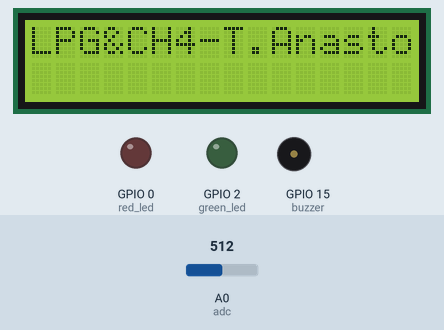
This program was run on a simulated ESP8266 board running MicroPython. Shown: 16×2 character LCD, output pins drawn as LEDs (lit = HIGH, except the on-board LED, lit = LOW), buzzer (waves = sounding, pin HIGH). The inputs (shaded band) are chosen by the test bench; at power-on: A0 (adc) = 512 (analog values on the 0–1023 scale). What the program prints to the serial console is not drawn.

Above: at 25.1 s.
At 28.1 s:
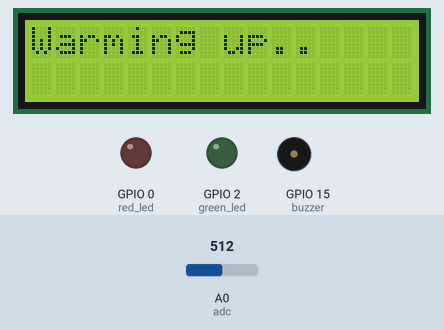
Timing chart, 0 to 29.6 s (numbered marks = the images above):
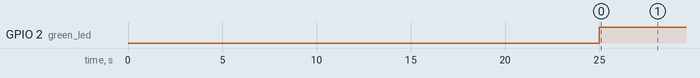

Measured:
- by itself, GPIO 2 (green_led): LOW → HIGH at 25.0 s
- what the display in image 0 shows lasts 3.0 s, from 25.0 s to 28.0 s

The program:

main.py
```python
# Anastopoulos Theocharis @2024
from mq9 import MQ
from machine import Pin, I2C
from time import sleep
import lcd

# Initialize the MQ sensor
mq = MQ()

# Initialize LEDs and buzzer
green_led = Pin(2, Pin.OUT)
red_led = Pin(0, Pin.OUT)
buzzer = Pin(15, Pin.OUT)

# Turn on the green LED to indicate the ESP8266 is running
green_led.on()

# Initialize the I2C bus and LCD
i2c = I2C(scl=Pin(5), sda=Pin(4))
lcd = lcd.LCD1602(i2c)

# Function to display sensor readings on the LCD
def display_lcd(lpg, ch4):
    lcd.clear()
    lcd.print("LPG: {:.2f} ppm".format(lpg), 0, 0)
    lcd.print("CH4: {:.2f} ppm".format(ch4), 0, 1)

# Display startup message on LCD
lcd.clear()
lcd.print("LPG&CH4-T.Anasto", 0, 0)

sleep(3)  # Display message for 3 seconds
lcd.clear()
lcd.print("Warming up..")
sleep(120)  # 2 minutes of warm-up time (for more accurate readings raise this number)
# Clear LCD after startup message
lcd.clear()

# Main loop
while True:
    perc = mq.MQPercentage()
    lpg = perc["GAS_LPG"]
    ch4 = perc["CH4"]

    print("LPG: %g ppm, CH4: %g ppm" % (lpg, ch4))

    # Update the LCD display
    display_lcd(lpg, ch4)

    # Check if gas levels exceed 40 ppm
    if lpg > 15 or ch4 > 20:
        # If gas levels are high, turn on LEDs and buzzer
        red_led.on()
        buzzer.on()
    else:
        # If gas levels are below threshold, turn off LEDs and buzzer
        red_led.off()
        buzzer.off()

    # Wait for 5 seconds before the next reading
    sleep(5)
```

mq9.py
```python
# imported from https://github.com/leech001/MQ9/blob/master/mq9.py - leech001

import time
import math
from machine import ADC

class MQ:
    # Hardware Related Macros
    RL_VALUE = 10  # define the load resistance on the board, in kilo ohms
    RO_CLEAN_AIR_FACTOR = 9.83
    # RO_CLEAR_AIR_FACTOR=(Sensor resistance in clean air)/RO, which is derived from the chart in datasheet

    # Software Related Macros
    CALIBARAION_SAMPLE_TIMES = 50  # define how many samples you are going to take in the calibration phase
    CALIBRATION_SAMPLE_INTERVAL = 500  # define the time interval(in milliseconds) between each sample in the calibration phase
    READ_SAMPLE_INTERVAL = 50  # define how many samples you are going to take in normal operation
    READ_SAMPLE_TIMES = 5  # define the time interval(in milliseconds) between each sample in normal operation

    # Application Related Macros
    GAS_LPG = 0
    GAS_CH4 = 1

    def __init__(self, ro=10):
        self.ro = ro
        self.adc = ADC(0)

        self.LPGCurve = [2.3, 0.21, -0.45]  # two points are taken from the curve.
        # with these two points, a line is formed which is "approximately equivalent"
        # to the original curve.
        # data format:{ x, y, slope}; point1: (lg200, 0.21), point2: (lg10000, -0.59)
        self.CH4Curve = [2.3, 0.50, -0.35]  # two points are taken from the curve.
        # with these two points, a line is formed which is "approximately equivalent"
        # to the original curve.
        # data format:[ x, y, slope]; point1: (lg200, 0.50), point2: (lg10000,  0.15)

        print("Calibrating...")
        self.ro = self.MQCalibration()
        print("Calibration is done...\n")
        print("Ro=%f kohm" % self.ro)

    def MQPercentage(self):
        val = {}
        read = self.MQRead()
        try:
            val["GAS_LPG"] = self.MQGetGasPercentage(read / self.ro, self.GAS_LPG)
            val["CH4"] = self.MQGetGasPercentage(read / self.ro, self.GAS_CH4)
        except ValueError:
            # Handle math domain error gracefully
            val["GAS_LPG"] = 0
            val["CH4"] = 0
        return val

    def MQResistanceCalculation(self, raw_adc):
        return float(self.RL_VALUE * (1023.0 - raw_adc) / float(raw_adc))

    def MQCalibration(self):
        val = 0.0
        for i in range(self.CALIBARAION_SAMPLE_TIMES):  # take multiple samples
            val += self.MQResistanceCalculation(self.adc.read())
            time.sleep(self.CALIBRATION_SAMPLE_INTERVAL / 1000.0)

        val = val / self.CALIBARAION_SAMPLE_TIMES  # calculate the average value

        val = val / self.RO_CLEAN_AIR_FACTOR  # divided by RO_CLEAN_AIR_FACTOR yields the Ro
        # according to the chart in the datasheet
        return val

    def MQRead(self):
        rs = 0.0
        for i in range(self.READ_SAMPLE_TIMES):
            rs += self.MQResistanceCalculation(self.adc.read())
            time.sleep(self.READ_SAMPLE_INTERVAL / 1000.0)
        rs = rs / self.READ_SAMPLE_TIMES
        return rs

    def MQGetGasPercentage(self, rs_ro_ratio, gas_id):
        if gas_id == self.GAS_LPG:
            return self.MQGetPercentage(rs_ro_ratio, self.LPGCurve)
        elif gas_id == self.GAS_CH4:
            return self.MQGetPercentage(rs_ro_ratio, self.CH4Curve)
        return 0

    def MQGetPercentage(self, rs_ro_ratio, pcurve):
        try:
            return math.pow(10, (((math.log(rs_ro_ratio) - pcurve[1]) / pcurve[2]) + pcurve[0]))
        except ValueError:
            return 0
```

lcd.py
```python
# lcd.py
# LCD1602 I2C Display Library for MicroPython
# This library provides basic functions to control a 16x2 LCD via I2C.

import time
from machine import I2C, Pin

class LCD1602:
    def __init__(self, i2c, addr=0x27):
        self.i2c = i2c
        self.addr = addr
        self.backlight = 0x08
        self.init_lcd()

    def send(self, data, mode):
        highnib = data & 0xF0
        lownib = (data << 4) & 0xF0
        self.i2c.writeto(self.addr, bytearray([highnib | self.backlight | mode | 0x04]))
        self.i2c.writeto(self.addr, bytearray([highnib | self.backlight | mode]))
        self.i2c.writeto(self.addr, bytearray([lownib | self.backlight | mode | 0x04]))
        self.i2c.writeto(self.addr, bytearray([lownib | self.backlight | mode]))

    def send_cmd(self, cmd):
        self.send(cmd, 0)

    def send_data(self, data):
        self.send(data, 1)

    def init_lcd(self):
        self.send_cmd(0x33)  # Initialize
        self.send_cmd(0x32)  # Set to 4-bit mode
        self.send_cmd(0x06)  # Cursor move direction
        self.send_cmd(0x0C)  # Turn cursor off
        self.send_cmd(0x28)  # 2 line display
        self.send_cmd(0x01)  # Clear display
        time.sleep_ms(5)

    def clear(self):
        self.send_cmd(0x01)  # Clear display
        time.sleep_ms(5)

    def print(self, msg, col=0, row=0):
        pos = col + 0x80 if row == 0 else col + 0xC0
        self.send_cmd(pos)
        for char in msg:
            self.send_data(ord(char))
```
